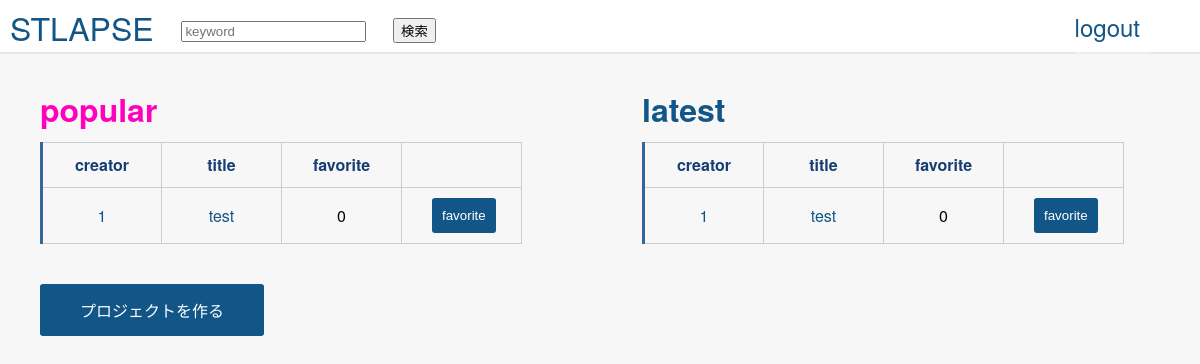
Page /top (signed in) on the earlier database version.
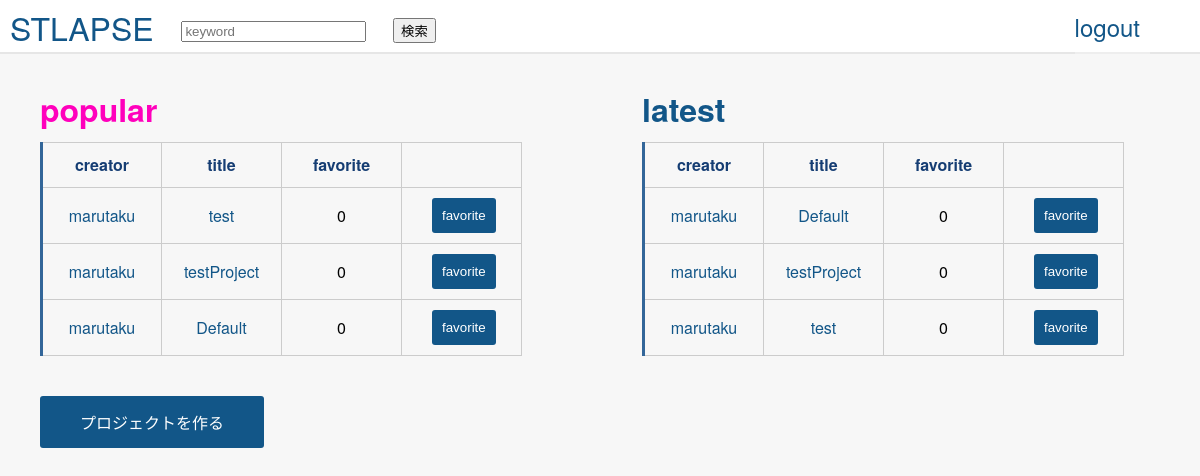
Same page on the later database version.
### lib/models.py (models this page shows)
class HyperLapse (db.Model):
    __tablename__ = 'hyperlapse'
    id = db.Column(db.Integer, primary_key=True)
    name = db.Column(db.String)
    start_latlng1 = db.Column(db.Float)
    start_latlng2 = db.Column(db.Float)
    end_latlng1 = db.Column(db.Float)
    end_latlng2 = db.Column(db.Float)
    viewpoint_latlng1 = db.Column(db.Float)
    viewpoint_latlng2 = db.Column(db.Float)
    creator = db.Column(db.ForeignKey('user.name', onupdate='CASCADE', ondelete='CASCADE'))
    fav = db.Column(db.Integer, default=0)
    created_at = db.Column(db.DateTime,  default=db.func.now())
    def __repr__(self):
        return '<HyperLapse id={id} name={name}>'.format(
            id=self.id, name=self.name)

### lib/view.py (the view)
@app.route('/top', methods=['GET'])
@login_required
def top():
    late_project = HyperLapse.query.order_by(HyperLapse.created_at.desc())[:5]
    popular_project = HyperLapse.query.order_by(HyperLapse.fav.desc())[:5]
    context = {'latest': late_project, 'popular': popular_project}
    print(context['latest'])
    return render_template('top.html', latest=late_project, popular=popular_project)

### lib/view.py (called while the page is built)
def login_required(f):
    @wraps(f)
    def decorated_function(*args, **kwargs):
        if g.user is None:
            return redirect(url_for('login', next=request.url))
        return f(*args, **kwargs)
    return decorated_function

@app.before_request
def before_request():
    g.user = session.get('id')

### src/template/top.html (shortened to what this page needs)
{% extends "layout.html" %}
{% block body %}
<div class="top-container">
<div class="popular-container">
<h3 class="pick-color">popular</h3>
{% if popular %}
<table class="tabel">
    <thead>
    <tr>
        <th>creator</th>
        <th>title</th>
        <th>favorite</th>
        <th></th>
    </tr>
    </thead>
    <tbody>
    {% for project in popular %}
    <tr>
        <td>
            <a href="{{url_for('user_detail', user_name=project.creator)}}" >
                {{ project.creator }}
            </a>
        </td>
        <td>
            <a href="{{url_for('render_project', project_id=project.id)}}" target="_blank">
            {{ project.name }}
            </a>
        </td>
        <td>
            {{ project.fav }}
        </td>
        <td class="favorite-class">
           <div class="fav-td">
               <div class="favorite">
               <input class="fav-btn" type="button" value="favorite" data="{{project.id}}" >
           </div>
        </td>
    </tr>
    {% endfor %}
    </tbody>
</table>
{% else %}
<h4>No project are available</h4>
{% endif %}
</div>
<div class="latest-container">
<h3 class="normal-color">latest</h3>
{% if latest %}
<table >
    <thead>
    <tr>
        <th>creator</th>
        <th>title</th>
        <th>favorite</th>
        <th></th>
    </tr>
    </thead>
    <tbody>
    {% for project in latest %}
    <tr>
        <td>
            <a href="{{url_for('user_detail', user_name=project.creator)}}">
                {{ project.creator }}
            </a>
        </td>
        <td>
            <a href="{{url_for('render_project', project_id=project.id)}}" target="_blank">
            {{ project.name }}
            </a>
        </td>
        <td>
            {{ project.fav }}
        </td>
        <td>
            <div class="fav-td">
                <div class="favorite">
                <input class="fav-btn" type="button" value="favorite" data="{{project.id}}" >
            </div>
        </td>
    </tr>
    {% endfor %}
    </tbody>
</table>
{% else %}
<h4>No project are available</h4>
{% endif %}
</div>
</div>
<button class="project-btn" onclick="redirectCreatePage()">プロジェクトを作る</button>
{% endblock %}

Differences in the rows shown:
changed HyperLapse "test": creator "1" → "marutaku"
added HyperLapse: creator "marutaku", name "testProject", fav "0"
added HyperLapse: creator "marutaku", name "Default", fav "0"
